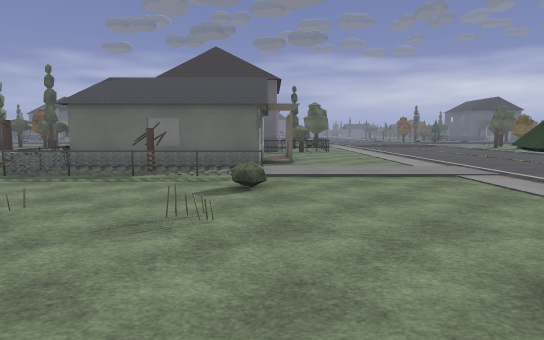
View 1 (above)

24 first-person views from a walk through a Godot game level. The camera is 1.5 m above the floor, tilts 6° down and sees 75° across. The floor is counted in squares, 2 m on a side. Each view is taken from the middle of a square. On the plan, view 1 faces up. The plan holds only what a view shows up to about 11 squares ahead; the rest is blank. The place goes on beyond the plan. Characters and animated objects are not drawn. Some surface patterns are stand-ins.

View 2
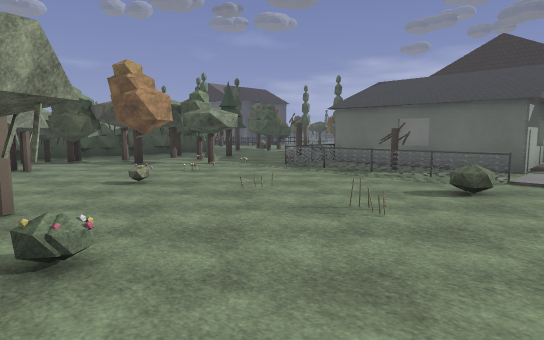

View 3
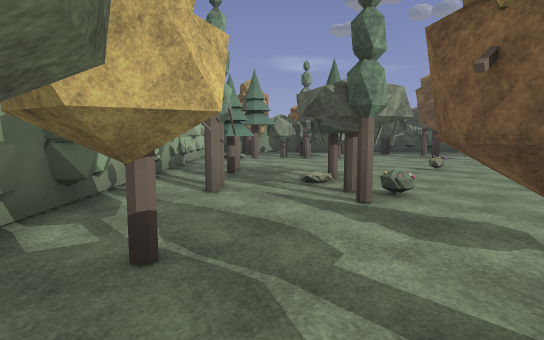

View 4
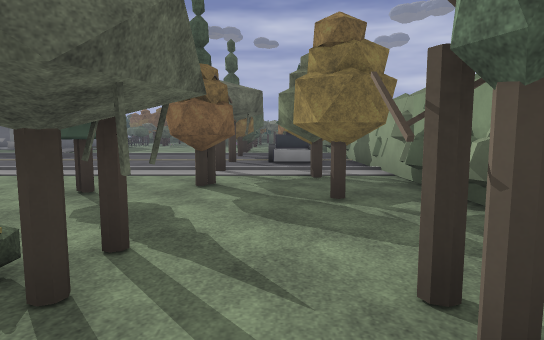

View 5
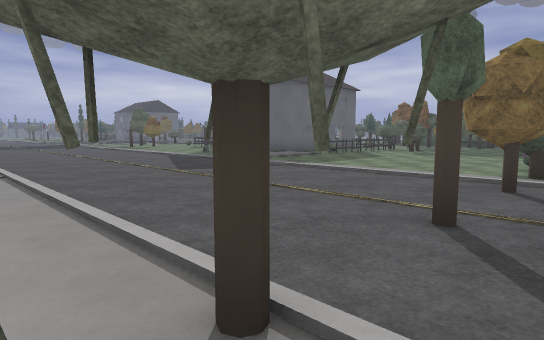

View 6
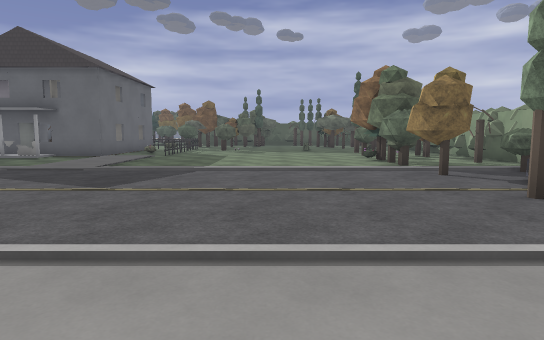

View 7
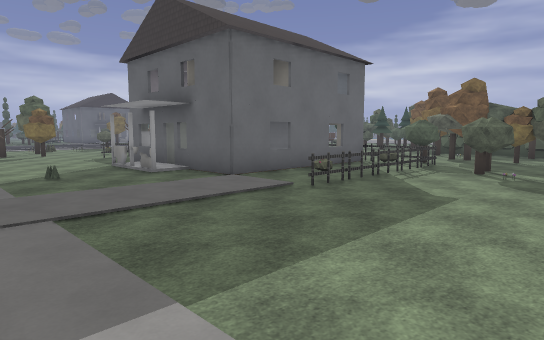

View 8
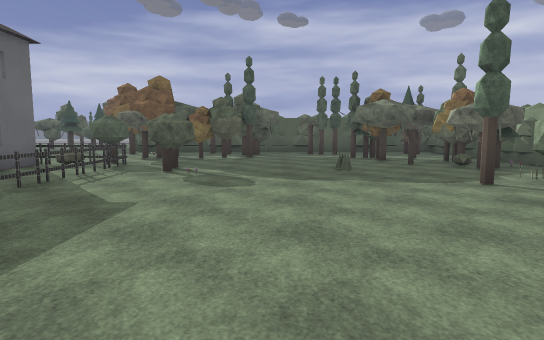

View 9
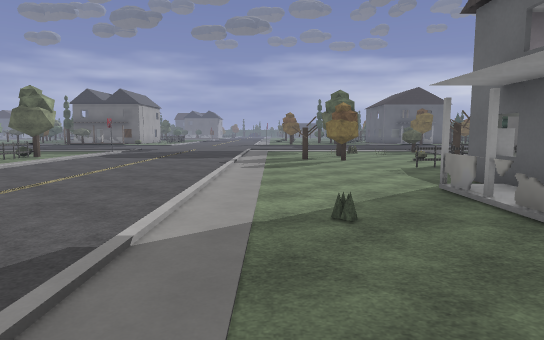

View 10
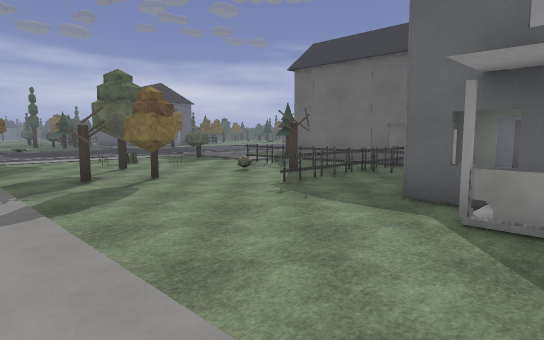

View 11
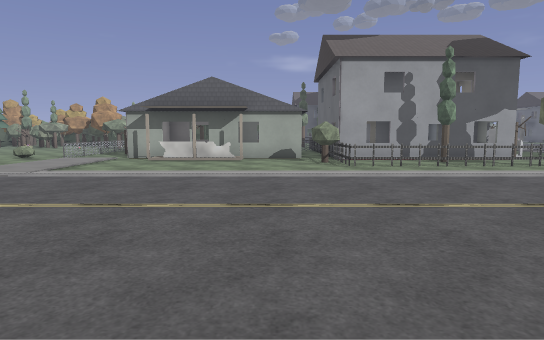

View 12
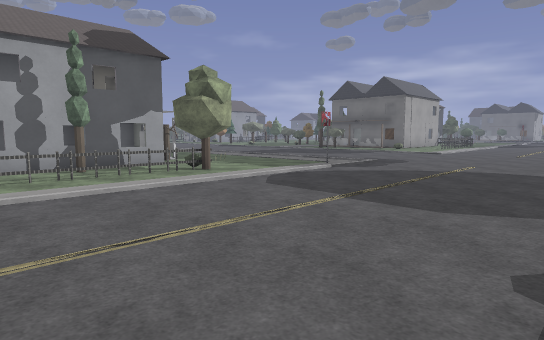

View 13
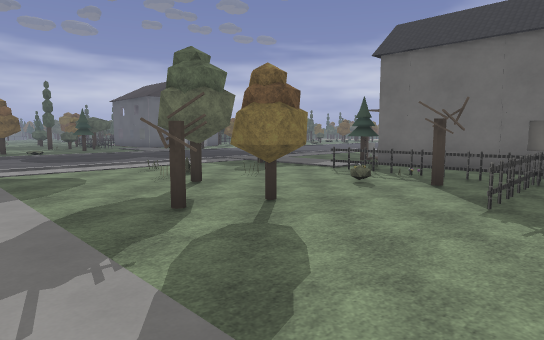

View 14
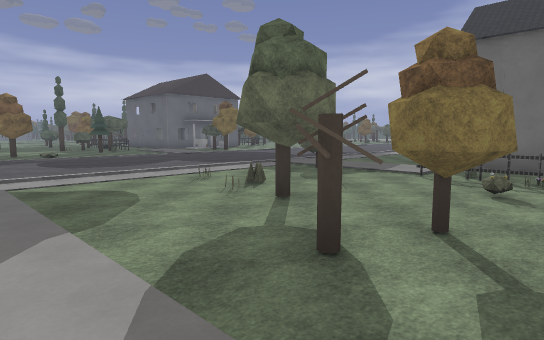

View 15
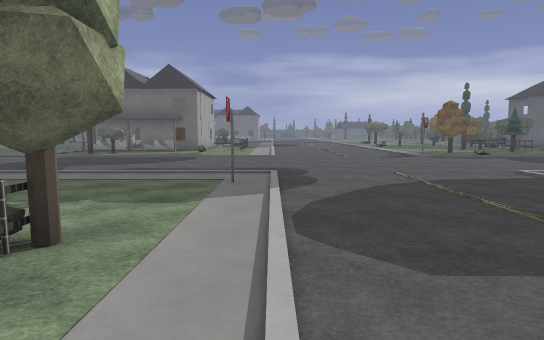

View 16
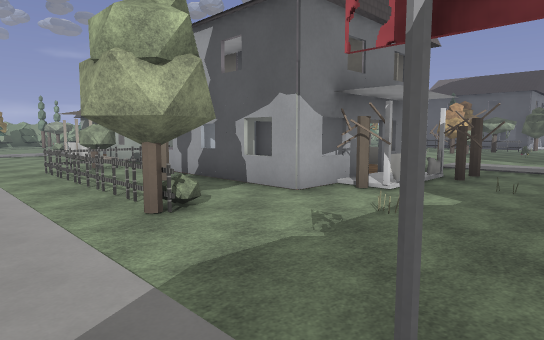

View 17
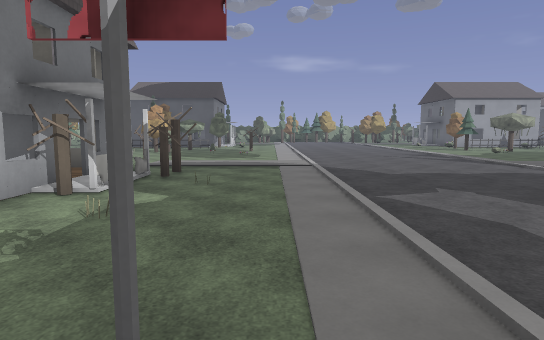

View 18
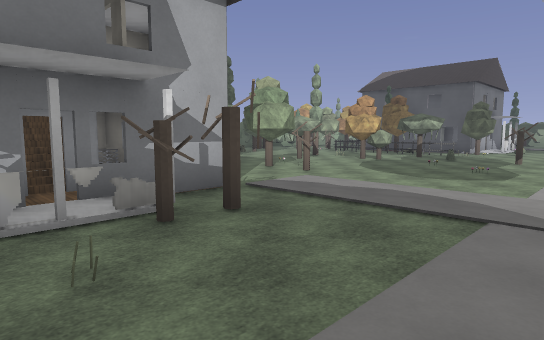

View 19
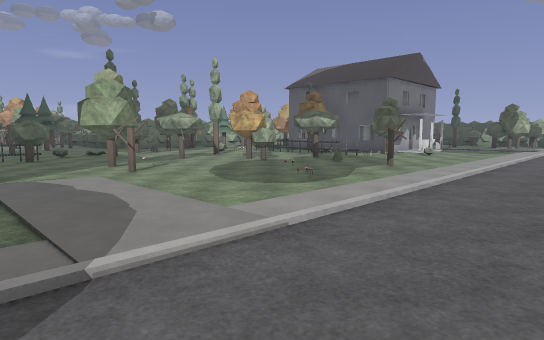

View 20
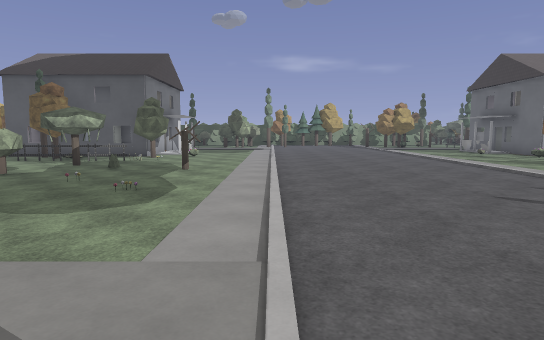

View 21
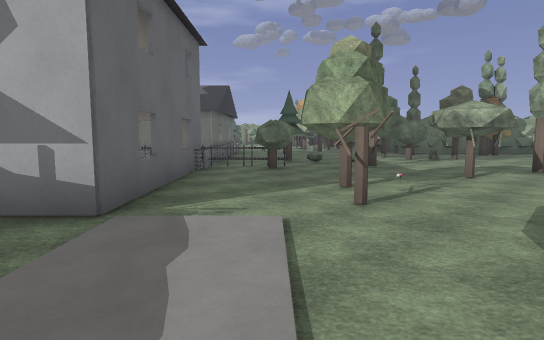

View 22
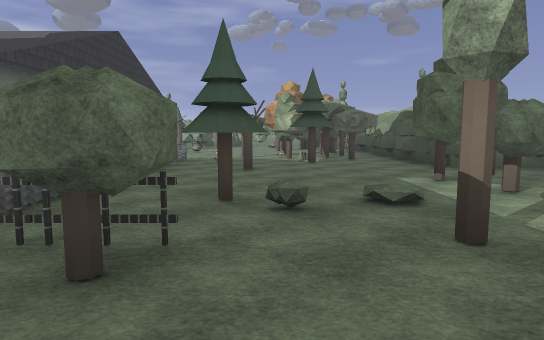

View 23
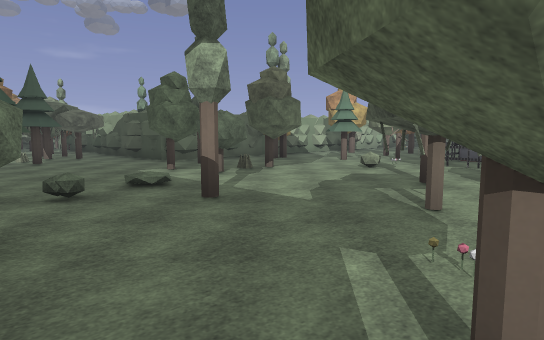

View 24
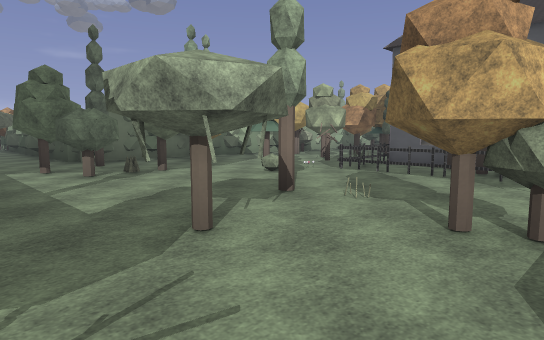

### Floor plan
Key: @ floor where view 1 was taken; # wall or solid block; x gap in a wall; . main floor; : floor 0.25 m higher than the main floor; / step, stairs or slope; = window, fence, low wall or low ledge; H house; B bush; C car; P pole; O other object.
Columns run from 15 left of view 1 to 23 right of it. Each row starts with its distance up from view 1.
 27 ....... ......................
 26 ...............................
 25 ................................
 24 ................................
 23 ::::::::::::::::::::....:::::::::
 22 ..................P:....:.........
 21 ...#...............:....:..........
 20 ............#HH....:....:...=......H
 19  .#=......../:##.B.:....:..#. .=.x
 18  =###...#..HHH.H.x.:....:......#.HHH
 17 #=..#...#..HHHHH.=.:....:.##.=.#.HHH
 16 #=...#x....HHHHH.=.:....:.....#=.HHH
 15 #=...#.....HHH H.#.:....:...=====H
 14 ==.....#.#=HHHHH#=.:....:......##
 13 ..B........HHHH....:....:....HHHHH
 12  #..##..#..HH  ....:....:..H/ HH
 11  #..##.....HHHH/...:....:...:HHHH
 10  ##.##.....H   H...:....:..H/HHHHH
  9  #.........H   H...:....:....    H..
  8  ####.....=HHHH....:....:........O..
  7     #..#..=###.....:....:........O#x#
  6     #####.======...:....:...=##===..#
  5        ###.....B...:....:.......##.##.#
  4       ###..........:....:..........##
  3       #.......O....:....:............
  2       #....=.......:....:.......=....
  1       ###........#......:............
  0        ##...###@.#x#.#.#######....###
 -1        #.............CC#    # ..####
 -2        # ..####.#.#:.C #       .##
 -3        ################

Where each view was taken, in squares from view 1:
view 1: 0 up, 0 right, facing up
view 2: 0 up, 1 right, facing up-left
view 3: 1 down, 3 right, facing left
view 4: 1 down, 3 left, facing right
view 5: 1 down, 3 right, facing up-right
view 6: 3 up, 2 right, facing right
view 7: 3 up, 9 right, facing up-right
view 8: 3 up, 10 right, facing right
view 9: 7 up, 10 right, facing up
view 10: 11 up, 9 right, facing up-right
view 11: 12 up, 10 right, facing left
view 12: 14 up, 9 right, facing up-left
view 13: 14 up, 9 right, facing up-right
view 14: 16 up, 9 right, facing up-right
view 15: 16 up, 4 right, facing up
view 16: 22 up, 4 right, facing down-left
view 17: 22 up, 4 right, facing left
view 18: 23 up, 1 left, facing down-left
view 19: 25 up, 4 left, facing down-left
view 20: 23 up, 4 left, facing left
view 21: 22 up, 6 left, facing down
view 22: 16 up, 7 left, facing down
view 23: 17 up, 6 left, facing down-left
view 24: 18 up, 8 left, facing down-left
